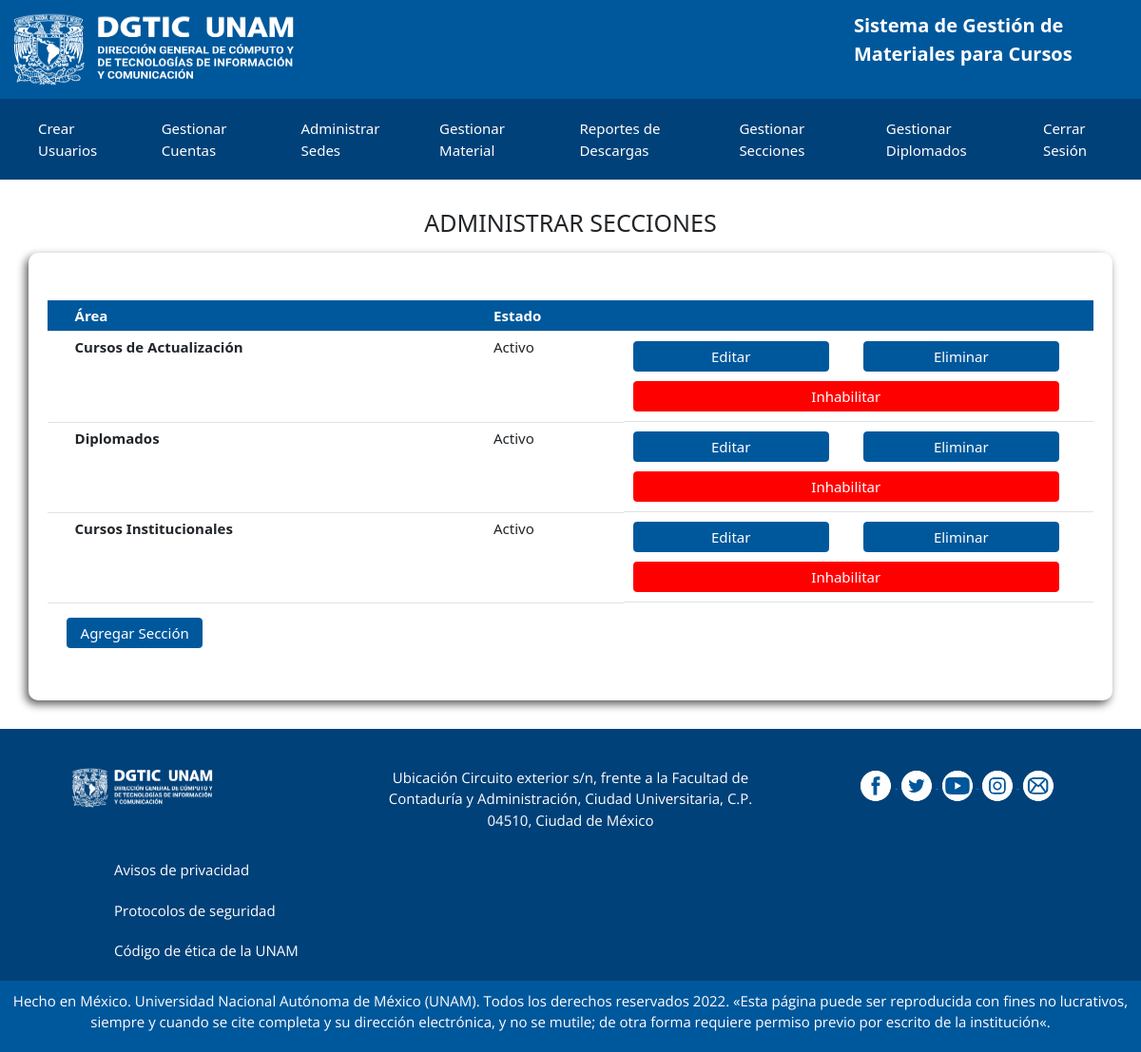
Screenshot of /view/admin/admin-manage-section.php (signed in) with the database file from the repository.
### tables this page shows
CREATE TABLE `secciones` (
  `Seccion_Id` int(11) NOT NULL,
  `SeccionNombre` varchar(100) NOT NULL,
  `EstadoSeccion` tinyint(1) NOT NULL DEFAULT 1
);

### models/Qselect/select-section.php (called while the page is built, shortened)
<?php
 class SelectSection{
    public $connection;
    public function __construct()
    {
        $this -> connection = new Conexion();
    }
    public function getSection()
    {
        try {
            $connect = $this -> connection -> conectar();
            $connect->setAttribute(PDO::ATTR_ERRMODE, PDO::ERRMODE_EXCEPTION);
            $query = "SELECT Seccion_Id, SeccionNombre, EstadoSeccion FROM secciones";
            $queryP = $connect -> prepare($query);
            $queryP -> execute();
            $resultado = $queryP->fetchAll(PDO::FETCH_ASSOC);
        } catch (PDOException $ex) {
            echo 'Error: ' .$ex->getMessage();
        }
        return $resultado;
    }
 }
?>

### view/layouts/templates/manage-section.php (the view, shortened to what this page needs)
<?php
include(BD_SELECT . 'select-section.php');
$section = new SelectSection();
$infoSection = $section->getSection();
?>
<h1 class="titulo">Administrar Secciones</h1>
<div class="container text-container sombra">
    <table class="table tabla-sede">
        <thead class="encabezado">
            <tr>
                <th> </th>
                <th>Área</th>
                <th>Estado</th>
                <th> </th>
            </tr>
        </thead>
        <tbody>
            <?php
            foreach ($infoSection as $infoSection) {
            ?>
                <form action="" method="post">
                    <tr>
                        <th>
                        </th>
                        <th><?php echo $infoSection['SeccionNombre']; ?></th>
                        <td><?php echo ($infoSection['EstadoSeccion'] == 1) ? "Activo" : "Inactivo"; ?></td>
                        <td class="btn-tabla-container">
                            <button type="submit" name="editar" class="btn btn-primary btn-tabla">Editar</button>
                            <button type="submit" name="eliminar" class="btn btn-primary btn-tabla">Eliminar</button>
                            <button type="submit" name="<?php echo (!$infoSection['EstadoSeccion']) ? "habilitar" : "deshabilitar"; ?>" class="btn btn-primary btn-tabla btn-hab <?php echo (!$infoSection['EstadoSeccion']) ? "btn-habilitar" : "btn-inhabilitar"; ?>"><?php echo (!$infoSection['EstadoSeccion']) ? "Habilitar" : "Inhabilitar"; ?></button>
                        </td>
                    </tr>
                </form>
            <?php } ?>
        </tbody>
    </table>
    <div class="container text-center">
        <div class="row justify-content-start">
            <div class="col-2 ">
                <button type="button" id="addInput" class="btn btn-primary btn-tabla">Agregar Sección</button>
            </div>
        </div>
    </div>
</div>

### view/css/styles.css (style rules this page uses)
:root { --principal: #00589c; --secundario: #004179; --texto1: #fff; --texto2: #666666; }
html { font-size: 62.5%; box-sizing: border-box; }
*, *:before, *:after { box-sizing: inherit; }
.titulo { font-size: 2.5rem; text-transform: uppercase; text-align: center; }
.form-search input, button { padding: .5rem; font-size: 1.5rem; }
.sombra { padding: 5rem 2rem 5rem 2rem; border-radius: 1rem; -webkit-box-shadow: -3px 4px 10px 0px rgba(0,0,0,0.65); -moz-box-shadow: -3px 4px 10px 0px rgba(0,0,0,0.65); box-shadow: -3px 4px 10px 0px rgba(0,0,0,0.65); }
.encabezado { background: var(--principal); font-size: 1.5rem; padding: 1rem; color: var(--texto1); }
.btn-tabla-container { display: grid; grid-template-columns: repeat(2, 1fr); }
.btn-tabla { font-size: 1.5rem; margin: .5rem; width: 85%; }
.btn-hab { width: 185%; }
.btn-inhabilitar { background-color: red; border-color: red; }
.text-container { font-size: 1.5rem; }
.tabla-sede { align-content: center; }

### rows the page displays
secciones: SeccionNombre "Cursos de Actualización", EstadoSeccion "Activo"
secciones: SeccionNombre "Diplomados", EstadoSeccion "Activo"
secciones: SeccionNombre "Cursos Institucionales", EstadoSeccion "Activo"
